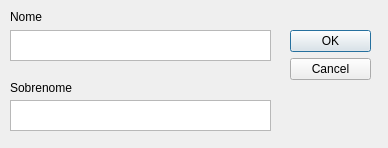
<?xml version="1.0" encoding="UTF-8"?>
<ui version="4.0">
 <class>Dialog</class>
 <widget class="QDialog" name="Dialog">
  <property name="geometry">
   <rect>
    <x>0</x>
    <y>0</y>
    <width>388</width>
    <height>148</height>
   </rect>
  </property>
  <property name="windowTitle">
   <string>Dialog</string>
  </property>
  <widget class="QDialogButtonBox" name="buttonBox">
   <property name="geometry">
    <rect>
     <x>290</x>
     <y>30</y>
     <width>81</width>
     <height>231</height>
    </rect>
   </property>
   <property name="orientation">
    <enum>Qt::Vertical</enum>
   </property>
   <property name="standardButtons">
    <set>QDialogButtonBox::Cancel|QDialogButtonBox::Ok</set>
   </property>
  </widget>
  <widget class="QPlainTextEdit" name="nome">
   <property name="geometry">
    <rect>
     <x>10</x>
     <y>30</y>
     <width>261</width>
     <height>31</height>
    </rect>
   </property>
  </widget>
  <widget class="QLabel" name="label">
   <property name="geometry">
    <rect>
     <x>10</x>
     <y>10</y>
     <width>47</width>
     <height>13</height>
    </rect>
   </property>
   <property name="text">
    <string>Nome</string>
   </property>
  </widget>
  <widget class="QLabel" name="label_2">
   <property name="geometry">
    <rect>
     <x>10</x>
     <y>80</y>
     <width>71</width>
     <height>16</height>
    </rect>
   </property>
   <property name="text">
    <string>Sobrenome</string>
   </property>
  </widget>
  <widget class="QPlainTextEdit" name="sobrenome">
   <property name="geometry">
    <rect>
     <x>10</x>
     <y>100</y>
     <width>261</width>
     <height>31</height>
    </rect>
   </property>
  </widget>
 </widget>
 <resources/>
 <connections>
  <connection>
   <sender>buttonBox</sender>
   <signal>accepted()</signal>
   <receiver>Dialog</receiver>
   <slot>accept()</slot>
   <hints>
    <hint type="sourcelabel">
     <x>248</x>
     <y>254</y>
    </hint>
    <hint type="destinationlabel">
     <x>157</x>
     <y>274</y>
    </hint>
   </hints>
  </connection>
  <connection>
   <sender>buttonBox</sender>
   <signal>rejected()</signal>
   <receiver>Dialog</receiver>
   <slot>reject()</slot>
   <hints>
    <hint type="sourcelabel">
     <x>316</x>
     <y>260</y>
    </hint>
    <hint type="destinationlabel">
     <x>286</x>
     <y>274</y>
    </hint>
   </hints>
  </connection>
 </connections>
</ui>
